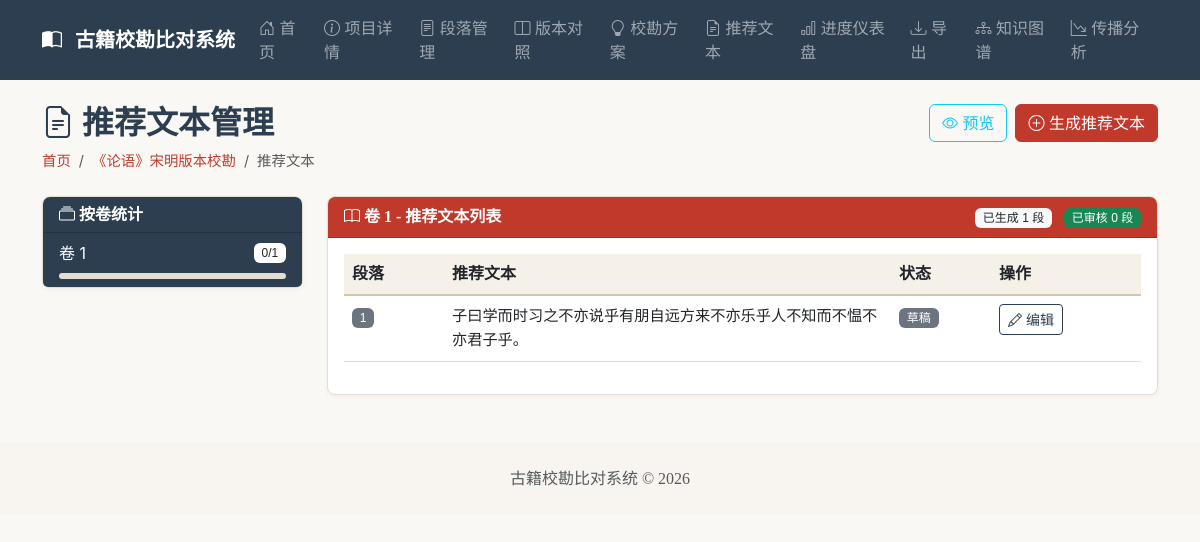
The app's page /projects/1/recommended?volume_no=1, older data.
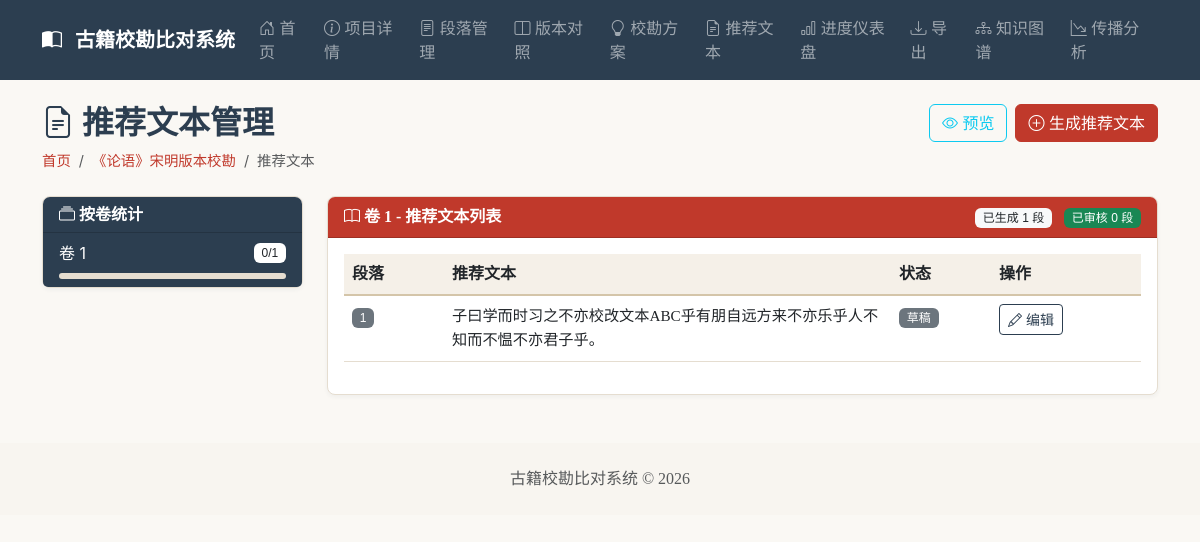
The same page, newer data.
### app/models.py (models this page shows)
class Project(Base):
    __tablename__ = "project"
    id = Column(Integer, primary_key=True, autoincrement=True)
    name = Column(String(255), nullable=False)
    description = Column(Text, nullable=True)
    book_title = Column(String(255), nullable=False)
    created_at = Column(DateTime, default=datetime.now)
    versions = relationship("Version", back_populates="project", cascade="all, delete-orphan")
    diffs = relationship("Diff", back_populates="project", cascade="all, delete-orphan")

class RecommendedText(Base):
    __tablename__ = "recommended_text"
    id = Column(Integer, primary_key=True, autoincrement=True)
    project_id = Column(Integer, ForeignKey("project.id", ondelete="CASCADE"), nullable=False)
    volume_no = Column(Integer, nullable=False)
    paragraph_no = Column(Integer, nullable=False)
    content = Column(Text, nullable=False)
    status = Column(String(20), default="draft")
    generated_by = Column(String(255), nullable=True)
    reviewed_by = Column(String(255), nullable=True)
    reviewed_at = Column(DateTime, nullable=True)
    base_version_id = Column(Integer, ForeignKey("version.id", ondelete="SET NULL"), nullable=True)
    created_at = Column(DateTime, default=datetime.now)
    updated_at = Column(DateTime, default=datetime.now, onupdate=datetime.now)
    __table_args__ = (UniqueConstraint("project_id", "volume_no", "paragraph_no", name="uq_project_volume_paragraph_recommended"),)
    project = relationship("Project")
    base_version = relationship("Version")
    evidences = relationship("RecommendedTextEvidence", back_populates="recommended_text", cascade="all, delete-orphan")

### app/routers/resolution.py (the view)
@router.get("/projects/{project_id}/recommended", response_class=HTMLResponse)
async def recommended_texts_page(
    request: Request,
    project_id: int,
    volume_no: Optional[int] = None,
    db: Session = Depends(get_db)
):
    project = crud.get_project(db, project_id)
    if not project:
        raise HTTPException(status_code=404, detail="项目不存在")
    versions = crud.get_versions_by_project(db, project_id)
    if not versions:
        raise HTTPException(status_code=400, detail="请先添加版本")
    base_version = versions[0]
    volumes = crud.get_volumes_by_version(db, base_version.id)
    volume_progress = crud.get_volume_progress(db, project_id)
    recommended_texts = []
    if volume_no is not None:
        recommended_texts = crud.get_recommended_texts_by_volume(db, project_id, volume_no)
    stats = crud.get_project_stats(db, project_id)
    return templates.TemplateResponse("recommended_texts.html", {
        "request": request,
        "project": project,
        "volumes": volumes,
        "selected_volume": volume_no,
        "volume_progress": volume_progress,
        "recommended_texts": recommended_texts,
        "base_version": base_version,
        "stats": stats
    })

### app/templates/recommended_texts.html (shortened to what this page needs)
{% extends "base.html" %}
{% block content %}
<div class="d-flex justify-content-between align-items-start mb-4">
    <div>
        <h2 style="color: #2c3e50;">
            <i class="bi bi-file-earmark-text"></i> 推荐文本管理
        </h2>
        <nav aria-label="breadcrumb">
            <ol class="breadcrumb mb-0">
                <li class="breadcrumb-item"><a href="/">首页</a></li>
                <li class="breadcrumb-item"><a href="/projects/{{ project.id }}">{{ project.name }}</a></li>
                <li class="breadcrumb-item active">推荐文本</li>
            </ol>
        </nav>
    </div>
    <div class="d-flex gap-2">
        <a href="/projects/{{ project.id }}/recommended/preview{% if selected_volume %}?volume_no={{ selected_volume }}{% endif %}"
           class="btn btn-outline-info">
            <i class="bi bi-eye"></i> 预览
        </a>
        <a href="/projects/{{ project.id }}/recommended/generate" class="btn btn-primary" style="background-color: #c0392b; border-color: #c0392b;">
            <i class="bi bi-plus-circle"></i> 生成推荐文本
        </a>
    </div>
</div>
<div class="row mb-4">
    <div class="col-md-3">
        <div class="card">
            <div class="card-header" style="background-color: #2c3e50; color: white;">
                <h6 class="mb-0"><i class="bi bi-collection"></i> 按卷统计</h6>
            </div>
            <div class="list-group list-group-flush">
                {% for vp in volume_progress %}
                <a href="/projects/{{ project.id }}/recommended?volume_no={{ vp.volume_no }}"
                   class="list-group-item list-group-item-action {% if selected_volume == vp.volume_no %}active{% endif %}"
                   style="{% if selected_volume == vp.volume_no %}background-color: #2c3e50; border-color: #2c3e50;{% endif %}">
                    <div class="d-flex justify-content-between align-items-center">
                        <span>卷 {{ vp.volume_no }}</span>
                        <span class="badge {% if selected_volume == vp.volume_no %}bg-white text-dark{% else %}bg-secondary{% endif %}">
                            {{ vp.reviewed_count }}/{{ vp.total_paragraphs }}
                        </span>
                    </div>
                    <div class="progress mt-2" style="height: 6px;">
                    </div>
                </a>
                {% endfor %}
            </div>
        </div>
    </div>
    <div class="col-md-9">
        <div class="card">
            <div class="card-header d-flex justify-content-between align-items-center" style="background-color: #c0392b; color: white;">
                <h6 class="mb-0">
                    {% if selected_volume %}
                    <i class="bi bi-book"></i> 卷 {{ selected_volume }} - 推荐文本列表
                    {% else %}
                    <i class="bi bi-info-circle"></i> 项目概览
                    {% endif %}
                </h6>
                <div>
                    <span class="badge bg-light text-dark">
                        已生成 {{ stats.recommended_paragraphs }} 段
                    </span>
                    <span class="badge bg-success ms-2">
                        已审核 {{ stats.reviewed_recommended }} 段
                    </span>
                </div>
            </div>
            <div class="card-body">
                {% if selected_volume %}
                    {% if recommended_texts %}
                    <div class="table-responsive">
                        <table class="table table-hover">
                            <thead>
                                <tr>
                                    <th width="100">段落</th>
                                    <th>推荐文本</th>
                                    <th width="100">状态</th>
                                    <th width="150">操作</th>
                                </tr>
                            </thead>
                            <tbody>
                                {% for rt in recommended_texts %}
                                <tr>
                                    <td><span class="badge bg-secondary">{{ rt.paragraph_no }}</span></td>
                                    <td>
                                        <div style="font-family: 'Noto Serif SC', serif; font-size: 0.95rem; line-height: 1.6; max-height: 3.2em; overflow: hidden; text-overflow: ellipsis; display: -webkit-box; -webkit-line-clamp: 2; -webkit-box-orient: vertical;">
                                            {{ rt.content }}
                                        </div>
                                    </td>
                                    <td>
                                        {% if rt.status == 'draft' %}
                                        <span class="badge bg-secondary">草稿</span>
                                        {% elif rt.status == 'reviewed' %}
                                        <span class="badge bg-success">已审核</span>
                                        {% else %}
                                        <span class="badge bg-info">{{ rt.status }}</span>
                                        {% endif %}
                                    </td>
                                    <td>
                                        <button class="btn btn-sm btn-outline-primary" type="button"
                                                data-bs-toggle="modal" data-bs-target="#editModal-{{ rt.id }}">
                                            <i class="bi bi-pencil"></i> 编辑
                                        </button>
                                    </td>
                                </tr>
                                {% endfor %}
                            </tbody>
                        </table>
                    </div>
                    {% endif %}
                {% else %}
                <div class="text-center py-5 text-muted">
                    <i class="bi bi-arrow-left" style="font-size: 2rem;"></i>
                    <p class="mt-3 mb-0">请从左侧选择卷查看推荐文本</p>
                </div>
                {% endif %}
            </div>
        </div>
    </div>
</div>
{% endblock %}

### app/templates/base.html (shortened to what this page needs)
<!DOCTYPE html>
<html lang="zh-CN">
<head>
    <link href="https://cdn.jsdelivr.net/npm/bootstrap@5.3.0/dist/css/bootstrap.min.css" rel="stylesheet">
    <link rel="stylesheet" href="https://cdn.jsdelivr.net/npm/bootstrap-icons@1.11.0/font/bootstrap-icons.css">
    <link rel="stylesheet" href="/static/css/custom.css">
</head>
<body>
    <nav class="navbar navbar-expand-lg navbar-dark" style="background-color: #2c3e50;">
        <div class="container">
            <a class="navbar-brand" href="/">
                <i class="bi bi-book-half"></i>
                <span class="ms-2">古籍校勘比对系统</span>
            </a>
            <div class="collapse navbar-collapse" id="navbarNav">
                <ul class="navbar-nav ms-auto">
                    <li class="nav-item">
                        <a class="nav-link" href="/">
                            <i class="bi bi-house-door"></i> 首页
                        </a>
                    </li>
                    {% if project is defined and project %}
                    <li class="nav-item">
                        <a class="nav-link" href="/projects/{{ project.id }}">
                            <i class="bi bi-info-circle"></i> 项目详情
                        </a>
                    </li>
                    <li class="nav-item">
                        <a class="nav-link" href="/projects/{{ project.id }}/passages">
                            <i class="bi bi-file-text"></i> 段落管理
                        </a>
                    </li>
                    <li class="nav-item">
                        <a class="nav-link" href="/projects/{{ project.id }}/compare">
                            <i class="bi bi-layout-split"></i> 版本对照
                        </a>
                    </li>
                    <li class="nav-item">
                        <a class="nav-link" href="/projects/{{ project.id }}/proposals">
                            <i class="bi bi-lightbulb"></i> 校勘方案
                        </a>
                    </li>
                    <li class="nav-item">
                        <a class="nav-link" href="/projects/{{ project.id }}/recommended">
                            <i class="bi bi-file-earmark-text"></i> 推荐文本
                        </a>
                    </li>
                    <li class="nav-item">
                        <a class="nav-link" href="/projects/{{ project.id }}/dashboard">
                            <i class="bi bi-bar-chart"></i> 进度仪表盘
                        </a>
                    </li>
                    <li class="nav-item">
                        <a class="nav-link" href="/projects/{{ project.id }}/export">
                            <i class="bi bi-download"></i> 导出
                        </a>
                    </li>
                    <li class="nav-item">
                        <a class="nav-link" href="/projects/{{ project.id }}/graph">
                            <i class="bi bi-diagram-3"></i> 知识图谱
                        </a>
                    </li>
                    <li class="nav-item">
                        <a class="nav-link" href="/projects/{{ project.id }}/transmission">
                            <i class="bi bi-graph-down-arrow"></i> 传播分析
                        </a>
                    </li>
                    {% endif %}
                </ul>
            </div>
        </div>
    </nav>
    <div class="container mt-4">
        {% block content %}{% endblock %}
    </div>
    <footer class="mt-5 py-4 text-center text-muted" style="background-color: #f8f5f0;">
        <div class="container">
            <p class="mb-0">古籍校勘比对系统 &copy; 2026</p>
        </div>
    </footer>
</body>
</html>

### static/css/custom.css (style rules this page uses)
body { font-family: 'Noto Sans SC', -apple-system, BlinkMacSystemFont, 'Segoe UI', sans-serif; background-color: #faf8f4; color: #2c3e50; min-height: 100vh; }
h1, h2, h3, h4, h5, h6 { font-family: 'Noto Serif SC', serif; font-weight: 600; }
.navbar-brand { font-family: 'Noto Serif SC', serif; font-weight: 700; font-size: 1.25rem; }
.card { border-radius: 8px; border: 1px solid #e5ddd0; box-shadow: 0 2px 4px rgba(44, 62, 80, 0.05); transition: box-shadow 0.3s ease; }
.card-header { border-radius: 7px 7px 0 0 !important; font-family: 'Noto Serif SC', serif; }
.btn-primary { background-color: #c0392b; border-color: #c0392b; transition: all 0.3s ease; }
.btn-outline-primary { color: #2c3e50; border-color: #2c3e50; }
.progress { background-color: #e5ddd0; border-radius: 10px; }
.list-group-item { border-color: #e5ddd0; background-color: #fff; }
.badge { font-family: 'Noto Sans SC', sans-serif; font-weight: 500; }
footer { font-family: 'Noto Serif SC', serif; margin-top: auto; }
.table { border-color: #e5ddd0; }
.table th { font-family: 'Noto Serif SC', serif; font-weight: 600; background-color: #f5f0e8; border-bottom: 2px solid #d4c5a9; }
.table td { border-color: #e5ddd0; }
.breadcrumb { font-size: 0.9rem; }
.breadcrumb a { color: #c0392b; text-decoration: none; }

Row changes from the older to the newer data that the page shows:
changed RecommendedText: content "子曰学而时习之不亦说乎有朋自远方来不亦乐乎人不知而不愠不亦君子乎。" → "子曰学而时习之不亦校改文本ABC乎有朋自远方来不亦乐乎人不知而不愠不亦君子乎。"
